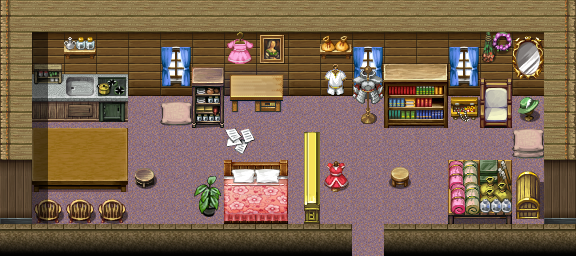

Below is a game level as drawn by its tile map, then a one-line description and the .tmx that defines it (tile-layer data replaced by summaries):
An orthogonal 18x8 tile map with 32x32 px tiles, 3 tile layers (Ground, Objects, Above), 1 hidden layer not drawn, 60 tilesets and 6 objects (5x spawn, mapchange).

<map version="1.8" tiledversion="1.8.4" orientation="orthogonal" renderorder="right-down" width="18" height="8" tilewidth="32" tileheight="32" infinite="0" nextlayerid="9" nextobjectid="7">
 <tileset firstgid="1" name="map_bed_1" tilewidth="32" tileheight="32" tilecount="128" columns="16">
  <image source="../drawable/map_bed_1.png" width="512" height="256" />
 </tileset>
 <tileset firstgid="129" name="map_border_1" tilewidth="32" tileheight="32" tilecount="128" columns="16">
  <image source="../drawable/map_border_1.png" width="512" height="256" />
 </tileset>
 <tileset firstgid="257" name="map_bridge_1" tilewidth="32" tileheight="32" tilecount="128" columns="16">
  <image source="../drawable/map_bridge_1.png" width="512" height="256" />
 </tileset>
 <tileset firstgid="385" name="map_bridge_2" tilewidth="32" tileheight="32" tilecount="128" columns="16">
  <image source="../drawable/map_bridge_2.png" width="512" height="256" />
 </tileset>
 <tileset firstgid="513" name="map_broken_1" tilewidth="32" tileheight="32" tilecount="128" columns="16">
  <image source="../drawable/map_broken_1.png" width="512" height="256" />
 </tileset>
 <tileset firstgid="641" name="map_cavewall_1" tilewidth="32" tileheight="32" tilecount="108" columns="18">
  <image source="../drawable/map_cavewall_1.png" width="576" height="192" />
 </tileset>
 <tileset firstgid="749" name="map_cavewall_2" tilewidth="32" tileheight="32" tilecount="108" columns="18">
  <image source="../drawable/map_cavewall_2.png" width="576" height="192" />
 </tileset>
 <tileset firstgid="857" name="map_cavewall_3" tilewidth="32" tileheight="32" tilecount="108" columns="18">
  <image source="../drawable/map_cavewall_3.png" width="576" height="192" />
 </tileset>
 <tileset firstgid="965" name="map_cavewall_4" tilewidth="32" tileheight="32" tilecount="108" columns="18">
  <image source="../drawable/map_cavewall_4.png" width="576" height="192" />
 </tileset>
 <tileset firstgid="1073" name="map_chair_table_1" tilewidth="32" tileheight="32" tilecount="128" columns="16">
  <image source="../drawable/map_chair_table_1.png" width="512" height="256" />
 </tileset>
 <tileset firstgid="1201" name="map_chair_table_2" tilewidth="32" tileheight="32" tilecount="128" columns="16">
  <image source="../drawable/map_chair_table_2.png" width="512" height="256" />
 </tileset>
 <tileset firstgid="1329" name="map_crate_1" tilewidth="32" tileheight="32" tilecount="128" columns="16">
  <image source="../drawable/map_crate_1.png" width="512" height="256" />
 </tileset>
 <tileset firstgid="1457" name="map_cupboard_1" tilewidth="32" tileheight="32" tilecount="128" columns="16">
  <image source="../drawable/map_cupboard_1.png" width="512" height="256" />
 </tileset>
 <tileset firstgid="1585" name="map_curtain_1" tilewidth="32" tileheight="32" tilecount="128" columns="16">
  <image source="../drawable/map_curtain_1.png" width="512" height="256" />
 </tileset>
 <tileset firstgid="1713" name="map_entrance_1" tilewidth="32" tileheight="32" tilecount="128" columns="16">
  <image source="../drawable/map_entrance_1.png" width="512" height="256" />
 </tileset>
 <tileset firstgid="1841" name="map_entrance_2" tilewidth="32" tileheight="32" tilecount="128" columns="16">
  <image source="../drawable/map_entrance_2.png" width="512" height="256" />
 </tileset>
 <tileset firstgid="1969" name="map_fence_1" tilewidth="32" tileheight="32" tilecount="128" columns="16">
  <image source="../drawable/map_fence_1.png" width="512" height="256" />
 </tileset>
 <tileset firstgid="2097" name="map_fence_2" tilewidth="32" tileheight="32" tilecount="128" columns="16">
  <image source="../drawable/map_fence_2.png" width="512" height="256" />
 </tileset>
 <tileset firstgid="2225" name="map_fence_3" tilewidth="32" tileheight="32" tilecount="128" columns="16">
  <image source="../drawable/map_fence_3.png" width="512" height="256" />
 </tileset>
 <tileset firstgid="2353" name="map_fence_4" tilewidth="32" tileheight="32" tilecount="128" columns="16">
  <image source="../drawable/map_fence_4.png" width="512" height="256" />
 </tileset>
 <tileset firstgid="2481" name="map_ground_1" tilewidth="32" tileheight="32" tilecount="128" columns="16">
  <image source="../drawable/map_ground_1.png" width="512" height="256" />
 </tileset>
 <tileset firstgid="2609" name="map_ground_2" tilewidth="32" tileheight="32" tilecount="128" columns="16">
  <image source="../drawable/map_ground_2.png" width="512" height="256" />
 </tileset>
 <tileset firstgid="2737" name="map_ground_3" tilewidth="32" tileheight="32" tilecount="128" columns="16">
  <image source="../drawable/map_ground_3.png" width="512" height="256" />
 </tileset>
 <tileset firstgid="2865" name="map_ground_4" tilewidth="32" tileheight="32" tilecount="128" columns="16">
  <image source="../drawable/map_ground_4.png" width="512" height="256" />
 </tileset>
 <tileset firstgid="2993" name="map_ground_5" tilewidth="32" tileheight="32" tilecount="128" columns="16">
  <image source="../drawable/map_ground_5.png" width="512" height="256" />
 </tileset>
 <tileset firstgid="3121" name="map_ground_6" tilewidth="32" tileheight="32" tilecount="128" columns="16">
  <image source="../drawable/map_ground_6.png" width="512" height="256" />
 </tileset>
 <tileset firstgid="3249" name="map_ground_7" tilewidth="32" tileheight="32" tilecount="128" columns="16">
  <image source="../drawable/map_ground_7.png" width="512" height="256" />
 </tileset>
 <tileset firstgid="3377" name="map_ground_8" tilewidth="32" tileheight="32" tilecount="128" columns="16">
  <image source="../drawable/map_ground_8.png" width="512" height="256" />
 </tileset>
 <tileset firstgid="3505" name="map_house_1" tilewidth="32" tileheight="32" tilecount="128" columns="16">
  <image source="../drawable/map_house_1.png" width="512" height="256" />
 </tileset>
 <tileset firstgid="3633" name="map_house_2" tilewidth="32" tileheight="32" tilecount="128" columns="16">
  <image source="../drawable/map_house_2.png" width="512" height="256" />
 </tileset>
 <tileset firstgid="3761" name="map_indoor_1" tilewidth="32" tileheight="32" tilecount="128" columns="16">
  <image source="../drawable/map_indoor_1.png" width="512" height="256" />
 </tileset>
 <tileset firstgid="3889" name="map_indoor_2" tilewidth="32" tileheight="32" tilecount="128" columns="16">
  <image source="../drawable/map_indoor_2.png" width="512" height="256" />
 </tileset>
 <tileset firstgid="4017" name="map_kitchen_1" tilewidth="32" tileheight="32" tilecount="128" columns="16">
  <image source="../drawable/map_kitchen_1.png" width="512" height="256" />
 </tileset>
 <tileset firstgid="4145" name="map_outdoor_1" tilewidth="32" tileheight="32" tilecount="128" columns="16">
  <image source="../drawable/map_outdoor_1.png" width="512" height="256" />
 </tileset>
 <tileset firstgid="4273" name="map_pillar_1" tilewidth="32" tileheight="32" tilecount="128" columns="16">
  <image source="../drawable/map_pillar_1.png" width="512" height="256" />
 </tileset>
 <tileset firstgid="4401" name="map_pillar_2" tilewidth="32" tileheight="32" tilecount="128" columns="16">
  <image source="../drawable/map_pillar_2.png" width="512" height="256" />
 </tileset>
 <tileset firstgid="4529" name="map_plant_1" tilewidth="32" tileheight="32" tilecount="128" columns="16">
  <image source="../drawable/map_plant_1.png" width="512" height="256" />
 </tileset>
 <tileset firstgid="4657" name="map_plant_2" tilewidth="32" tileheight="32" tilecount="128" columns="16">
  <image source="../drawable/map_plant_2.png" width="512" height="256" />
 </tileset>
 <tileset firstgid="4785" name="map_rock_1" tilewidth="32" tileheight="32" tilecount="128" columns="16">
  <image source="../drawable/map_rock_1.png" width="512" height="256" />
 </tileset>
 <tileset firstgid="4913" name="map_rock_2" tilewidth="32" tileheight="32" tilecount="128" columns="16">
  <image source="../drawable/map_rock_2.png" width="512" height="256" />
 </tileset>
 <tileset firstgid="5041" name="map_roof_1" tilewidth="32" tileheight="32" tilecount="128" columns="16">
  <image source="../drawable/map_roof_1.png" width="512" height="256" />
 </tileset>
 <tileset firstgid="5169" name="map_roof_2" tilewidth="32" tileheight="32" tilecount="128" columns="16">
  <image source="../drawable/map_roof_2.png" width="512" height="256" />
 </tileset>
 <tileset firstgid="5297" name="map_roof_3" tilewidth="32" tileheight="32" tilecount="128" columns="16">
  <image source="../drawable/map_roof_3.png" width="512" height="256" />
 </tileset>
 <tileset firstgid="5425" name="map_shop_1" tilewidth="32" tileheight="32" tilecount="128" columns="16">
  <image source="../drawable/map_shop_1.png" width="512" height="256" />
 </tileset>
 <tileset firstgid="5553" name="map_sign_ladder_1" tilewidth="32" tileheight="32" tilecount="128" columns="16">
  <image source="../drawable/map_sign_ladder_1.png" width="512" height="256" />
 </tileset>
 <tileset firstgid="5681" name="map_table_1" tilewidth="32" tileheight="32" tilecount="128" columns="16">
  <image source="../drawable/map_table_1.png" width="512" height="256" />
 </tileset>
 <tileset firstgid="5809" name="map_trail_1" tilewidth="32" tileheight="32" tilecount="128" columns="16">
  <image source="../drawable/map_trail_1.png" width="512" height="256" />
 </tileset>
 <tileset firstgid="5937" name="map_transition_1" tilewidth="32" tileheight="32" tilecount="128" columns="16">
  <image source="../drawable/map_transition_1.png" width="512" height="256" />
 </tileset>
 <tileset firstgid="6065" name="map_transition_2" tilewidth="32" tileheight="32" tilecount="128" columns="16">
  <image source="../drawable/map_transition_2.png" width="512" height="256" />
 </tileset>
 <tileset firstgid="6193" name="map_transition_3" tilewidth="32" tileheight="32" tilecount="128" columns="16">
  <image source="../drawable/map_transition_3.png" width="512" height="256" />
 </tileset>
 <tileset firstgid="6321" name="map_transition_4" tilewidth="32" tileheight="32" tilecount="128" columns="16">
  <image source="../drawable/map_transition_4.png" width="512" height="256" />
 </tileset>
 <tileset firstgid="6449" name="map_transition_5" tilewidth="32" tileheight="32" tilecount="128" columns="16">
  <image source="../drawable/map_transition_5.png" width="512" height="256" />
 </tileset>
 <tileset firstgid="6577" name="map_tree_1" tilewidth="32" tileheight="32" tilecount="128" columns="16">
  <image source="../drawable/map_tree_1.png" width="512" height="256" />
 </tileset>
 <tileset firstgid="6705" name="map_tree_2" tilewidth="32" tileheight="32" tilecount="128" columns="16">
  <image source="../drawable/map_tree_2.png" width="512" height="256" />
 </tileset>
 <tileset firstgid="6833" name="map_wall_1" tilewidth="32" tileheight="32" tilecount="128" columns="16">
  <image source="../drawable/map_wall_1.png" width="512" height="256" />
 </tileset>
 <tileset firstgid="6961" name="map_wall_2" tilewidth="32" tileheight="32" tilecount="120" columns="15">
  <image source="../drawable/map_wall_2.png" width="480" height="256" />
 </tileset>
 <tileset firstgid="7081" name="map_wall_3" tilewidth="32" tileheight="32" tilecount="120" columns="15">
  <image source="../drawable/map_wall_3.png" width="480" height="256" />
 </tileset>
 <tileset firstgid="7201" name="map_wall_4" tilewidth="32" tileheight="32" tilecount="120" columns="15">
  <image source="../drawable/map_wall_4.png" width="480" height="256" />
 </tileset>
 <tileset firstgid="7321" name="map_window_1" tilewidth="32" tileheight="32" tilecount="128" columns="16">
  <image source="../drawable/map_window_1.png" width="512" height="256" />
 </tileset>
 <tileset firstgid="7449" name="map_window_2" tilewidth="32" tileheight="32" tilecount="128" columns="16">
  <image source="../drawable/map_window_2.png" width="512" height="256" />
 </tileset>
 <layer id="1" name="Ground" width="18" height="8">
  <data>[144 cells, 144 non-empty, 9 distinct tile ids]</data>
 </layer>
 <layer id="2" name="Objects" width="18" height="8">
  <data>[144 cells, 64 non-empty, 58 distinct tile ids]</data>
 </layer>
 <layer id="3" name="Above" width="18" height="8">
  <data>[144 cells, 11 non-empty, 4 distinct tile ids]</data>
 </layer>
 <layer id="4" name="Walkable" width="18" height="8" visible="0">
  <data>[144 cells, 105 non-empty, 1 distinct tile ids]</data>
 </layer>
 <objectgroup id="5" name="Mapevents">
  <object id="1" name="exit" type="mapchange" x="352" y="224" width="32" height="32">
   <properties>
    <property name="map" value="moesforest_05" />
    <property name="place" value="tailor" />
   </properties>
  </object>
 </objectgroup>
 <objectgroup id="6" name="Spawn">
  <object id="2" name="moeston_tailor" type="spawn" x="224" y="96" width="320" height="96">
   <properties>
    <property name="spawngroup" value="moeston_tailor" />
   </properties>
  </object>
  <object id="3" name="moeston_tailor_kid" type="spawn" x="128" y="96" width="128" height="128">
   <properties>
    <property name="spawngroup" value="moeston_tailor_kid" />
   </properties>
  </object>
  <object id="4" name="moeston_tailor_1" type="spawn" x="224" y="0" width="32" height="32">
   <properties>
    <property name="spawngroup" value="moeston_tailor_hats" />
   </properties>
  </object>
  <object id="5" name="moeston_tailor_2" type="spawn" x="256" y="0" width="32" height="32">
   <properties>
    <property name="spawngroup" value="moeston_tailor_dresses" />
   </properties>
  </object>
  <object id="6" name="moeston_tailor_3" type="spawn" x="288" y="0" width="32" height="32">
   <properties>
    <property name="spawngroup" value="moeston_tailor_shirts" />
   </properties>
  </object>
 </objectgroup>
 <objectgroup id="7" name="Keys" />
 <objectgroup id="8" name="Replace" />
</map>
